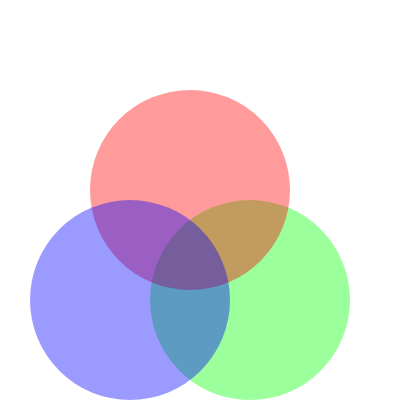
Frame 1 (no input)
Frame 60 (no input): identical to frame 1, image omitted
Frame 120 (the mouse pressed at the canvas centre since frame 60): identical to frame 1, image omitted

The p5.js sketch that drew this single still picture (run headless with seeded random() and noise() and a simulated clock; from frame 60 on, the mouse is pressed at the canvas centre):

// p5.js sketch
// ── sketch.js
function setup() {
  createCanvas(400, 400);
  noStroke();
}

function draw() {
  background(255,255,255);

 
 fill(0,255,0,100); //green
  circle(250,300,200);
  

fill(255,0,0,100); //red
  circle(190,190,200);
  
 fill(0,0,255,100); //blue
  circle(130,300,200);

}
